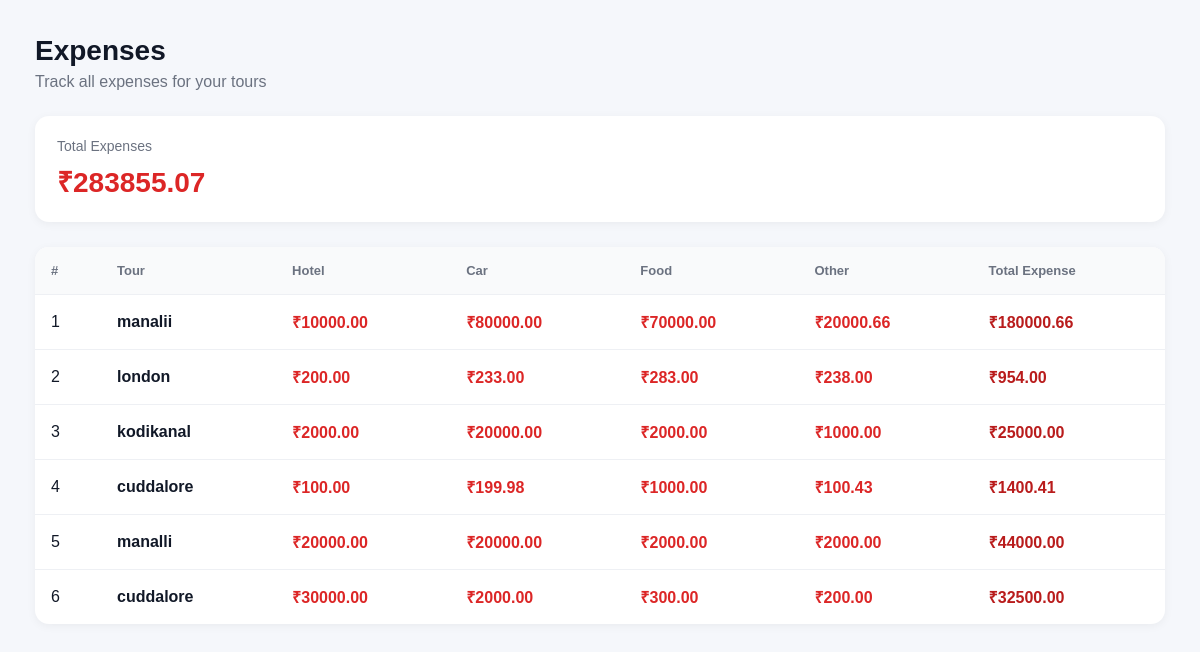
The page /expenses/ on the database its author committed.
### finance/models.py (models this page shows, shortened)
class Tour(models.Model):
    tour_name = models.CharField(max_length=200)
    tour_date = models.DateField()
    customer_count = models.PositiveIntegerField(default=0)
    package_amount = models.DecimalField(
        max_digits=12,
        decimal_places=2,
        default=0
    )
    collection = models.DecimalField(
        max_digits=12,
        decimal_places=2,
        default=0
    )
    hotel_expense = models.DecimalField(
        max_digits=12,
        decimal_places=2,
        default=0
    )
    car_expense = models.DecimalField(
        max_digits=12,
        decimal_places=2,
        default=0
    )
    food_expense = models.DecimalField(
        max_digits=12,
        decimal_places=2,
        default=0
    )
    other_expense = models.DecimalField(
        max_digits=12,
        decimal_places=2,
        default=0
    )
    created_at = models.DateTimeField(auto_now_add=True)
    @property
    def total_expense(self):
        return (
            self.hotel_expense
            + self.car_expense
            + self.food_expense
            + self.other_expense
        )

### finance/views.py (the view)
def expenses(request):
    tours = Tour.objects.all().order_by('-tour_date')
    total_expense = sum(
        tour.total_expense
        for tour in tours
    )
    return render(
        request,
        'finance/expenses.html',
        {
            'tours': tours,
            'total_expense': total_expense,
        }
    )

### finance/templates/finance/expenses.html (shortened to what this page needs)
<!DOCTYPE html>
<html>
<head>
</head>
<body>
<div class="container">
    <div class="topbar">
        <h1>Expenses</h1>
        <div class="subtitle">
            Track all expenses for your tours
        </div>
    </div>
    <div class="summary">
        <div class="summary-title">
            Total Expenses
        </div>
        <div class="summary-value">
            ₹{{ total_expense|floatformat:2 }}
        </div>
    </div>
    <div class="card">
        {% if tours %}
        <table>
            <thead>
                <tr>
                    <th>#</th>
                    <th>Tour</th>
                    <th>Hotel</th>
                    <th>Car</th>
                    <th>Food</th>
                    <th>Other</th>
                    <th>Total Expense</th>
                </tr>
            </thead>
            <tbody>
            {% for tour in tours %}
                <tr>
                    <td>
                        {{ forloop.counter }}
                    </td>
                    <td>
                        <strong>
                            {{ tour.tour_name }}
                        </strong>
                    </td>
                    <td class="expense">
                        ₹{{ tour.hotel_expense|floatformat:2 }}
                    </td>
                    <td class="expense">
                        ₹{{ tour.car_expense|floatformat:2 }}
                    </td>
                    <td class="expense">
                        ₹{{ tour.food_expense|floatformat:2 }}
                    </td>
                    <td class="expense">
                        ₹{{ tour.other_expense|floatformat:2 }}
                    </td>
                    <td class="total">
                        ₹{{ tour.total_expense|floatformat:2 }}
                    </td>
                </tr>
            {% endfor %}
            </tbody>
        </table>
        {% endif %}
    </div>
</div>
</body>
</html>

### finance/templates/finance/expenses.html (style rules this page uses)
* { box-sizing: border-box; }
body { margin: 0; font-family: Arial, sans-serif; background: #f5f7fb; color: #111827; }
.container { padding: 35px; }
.topbar { margin-bottom: 25px; }
h1 { margin: 0; font-size: 28px; }
.subtitle { color: #6b7280; margin-top: 6px; }
.summary { background: white; padding: 22px; border-radius: 14px; margin-bottom: 25px; box-shadow: 0 2px 10px rgba(0,0,0,0.05); }
.summary-title { color: #6b7280; font-size: 14px; }
.summary-value { margin-top: 8px; font-size: 28px; font-weight: 700; color: #dc2626; }
.card { background: white; border-radius: 14px; overflow: hidden; box-shadow: 0 2px 10px rgba(0,0,0,0.05); }
table { width: 100%; border-collapse: collapse; }
th { background: #f9fafb; color: #6b7280; font-size: 13px; text-align: left; padding: 16px; }
td { padding: 16px; border-top: 1px solid #eef0f4; }
.expense { color: #dc2626; font-weight: 700; }
.total { font-weight: 700; color: #b91c1c; }

### rows shown on the page
Tour: tour_name "manalii", hotel_expense "10000.00", car_expense "80000.00", food_expense "70000.00", other_expense "20000.66", total_expense "180000.66"
Tour: tour_name "london", hotel_expense "200.00", car_expense "233.00", food_expense "283.00", other_expense "238.00", total_expense "954.00"
Tour: tour_name "kodikanal", hotel_expense "2000.00", car_expense "20000.00", food_expense "2000.00", other_expense "1000.00", total_expense "25000.00"
Tour: tour_name "cuddalore", hotel_expense "100.00", car_expense "199.98", food_expense "1000.00", other_expense "100.43", total_expense "1400.41"
Tour: tour_name "manalli", hotel_expense "20000.00", car_expense "20000.00", food_expense "2000.00", other_expense "2000.00", total_expense "44000.00"
Tour: tour_name "cuddalore", hotel_expense "30000.00", car_expense "2000.00", food_expense "300.00", other_expense "200.00", total_expense "32500.00"

### other values the page prints
{{ total_expense|floatformat:2 }} "283855.07"
